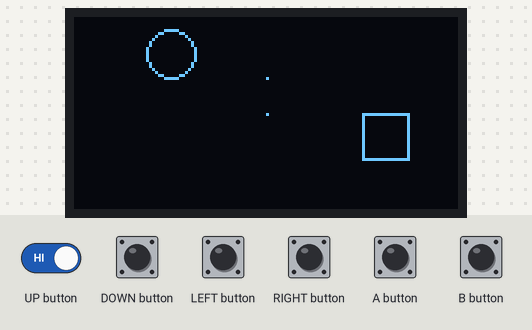
Bench run of a sketch on a simulated Arduboy, built with avr-gcc and run on an emulated ATmega32U4. On the bench: 128×64 one-colour display. The test bench sets the inputs (shaded band). What the sketch prints to the serial monitor is not drawn.

Above: at 1.2 s.
1.3 s: A button pressed for 1 s
At 2.6 s:
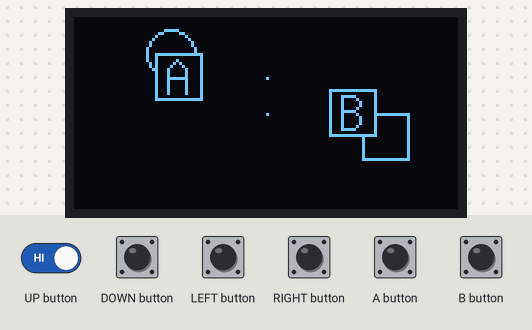
3.8 s: A button pressed for 0.15 s
At 4.2 s:
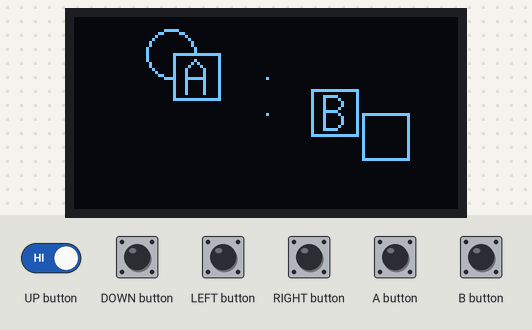
5.4 s: UP button driven LOW and A button driven LOW
At 5.89 s:
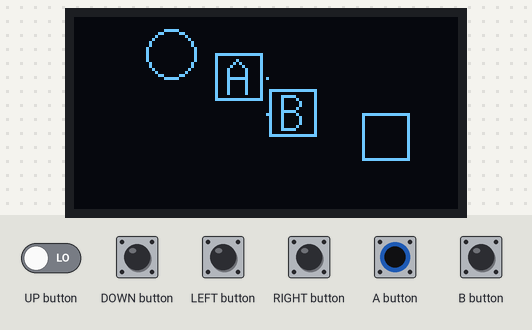
8.4 s: A button set HIGH
At 8.4 s:
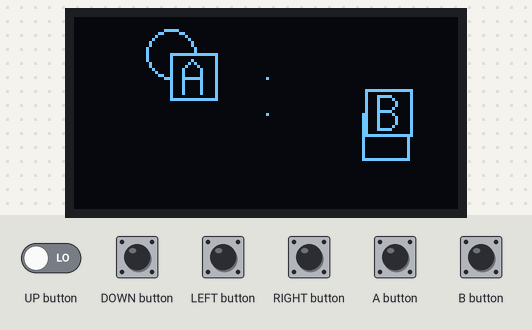
9.9 s: A button set LOW
At 10.38 s:
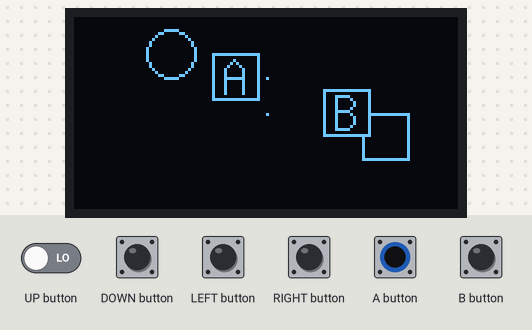

Measured:
- after the input at 1.3 s, the display: first changes at once (image 1 shows a later state)
- after the input at 3.8 s, the display: first changes at once (image 2 shows a later state)
- after the input at 5.4 s, the display: first changes at once (image 3 shows a later state)
- after the input at 9.9 s, the display: first changes at once (image 5 shows a later state)

The sketch:

Collide_Article1.ino
```cpp
#include <Arduboy2.h>
#include "Images.h"

Arduboy2 arduboy;
Sprites sprites;

int16_t xA = -16, yA = 12, xB = 128, yB = 24;
int16_t frame;

void setup() {

  arduboy.begin();

}

void loop() {

  arduboy.clear();

  Serial.println("------------------------");
  Serial.print("A collides with circle : ");
  Serial.println(arduboy.collide( (Rect){xA, yA, 16, 16}, (Rect){24, 4, 16, 16} ));
  Serial.print("A collides with B : ");
  Serial.println(arduboy.collide( (Rect){xA, yA, 16, 16}, (Rect){xB, yB, 16, 16} ));
  Serial.print("A collides with dot : ");
  Serial.println(arduboy.collide( (Point){64, 20}, (Rect){xA, yA, 16, 16} ));
  Serial.print("B collides with square : ");
  Serial.println(arduboy.collide( (Rect){xB, yB, 16, 16}, (Rect){96, 32, 16, 16} ));
  Serial.print("B collides with dot : ");
  Serial.println(arduboy.collide( (Point){64, 32}, (Rect){xB, yB, 16, 16} ));

  arduboy.drawCircle(32, 12, 8, WHITE);
  arduboy.drawRect(96, 32, 16, 16, WHITE);
  arduboy.drawPixel(64, 20, WHITE);
  arduboy.drawPixel(64, 32, WHITE);

  sprites.drawOverwrite(xA, yA, squareA, frame);
  sprites.drawOverwrite(xB, yB, squareB, frame);

  xA++;  if (xA >= 128) { xA = 0; }
  xB--;  if (xB < -16)    { xB = 128; }

  arduboy.display();
  arduboy.delayShort(10);

  while (true) {

    if (arduboy.pressed(A_BUTTON)) { break; }
    arduboy.delayShort(20);

  }

}
```

Images.h
```cpp
const byte PROGMEM squareA[] = {
  16, 16,
  0xFF, 0x01, 0x01, 0x01, 0xE1, 0x11, 0x09, 0x05, 0x09, 0x11, 0xE1, 0x01, 0x01, 0x01, 0x01, 0xFF,
  0xFF, 0x80, 0x80, 0x80, 0xBF, 0x81, 0x81, 0x81, 0x81, 0x81, 0xBF, 0x80, 0x80, 0x80, 0x80, 0xFF,
};

const byte PROGMEM squareB[] = {
  16, 16,
  0xFF, 0x01, 0x01, 0x01, 0xFD, 0x85, 0x85, 0x85, 0x85, 0x49, 0x31, 0x01, 0x01, 0x01, 0x01, 0xFF,
  0xFF, 0x80, 0x80, 0x80, 0xBF, 0xA0, 0xA0, 0xA0, 0xA0, 0x91, 0x8E, 0x80, 0x80, 0x80, 0x80, 0xFF,
};
```
